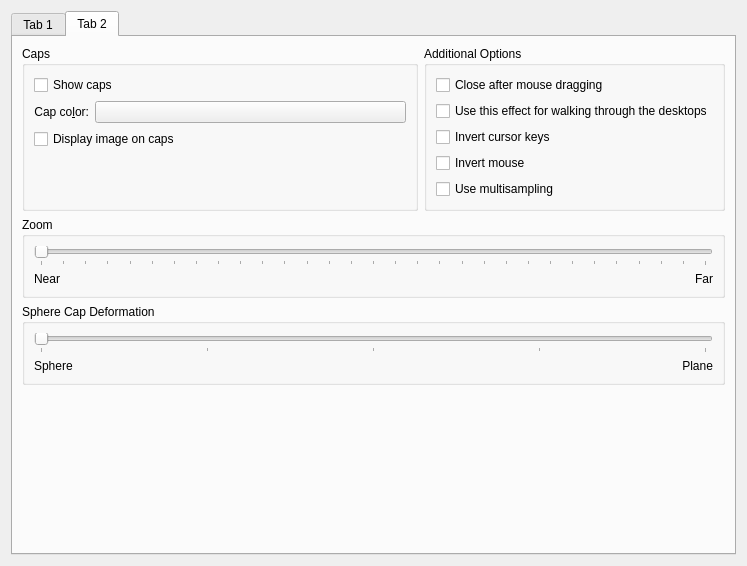
<?xml version="1.0" encoding="UTF-8"?>
<ui version="4.0">
 <class>KWin::CubeEffectConfigForm</class>
 <widget class="QWidget" name="KWin::CubeEffectConfigForm">
  <property name="geometry">
   <rect>
    <x>0</x>
    <y>0</y>
    <width>747</width>
    <height>566</height>
   </rect>
  </property>
  <layout class="QVBoxLayout">
   <item>
    <widget class="QTabWidget" name="tabWidget">
     <property name="currentIndex">
      <number>1</number>
     </property>
     <widget class="QWidget" name="tab">
      <attribute name="title">
       <string>Tab 1</string>
      </attribute>
      <layout class="QGridLayout" name="gridLayout_5">
       <item row="1" column="1">
        <widget class="QGroupBox" name="groupBox_5">
         <property name="title">
          <string>Background</string>
         </property>
         <layout class="QGridLayout" name="gridLayout">
          <item row="0" column="0">
           <widget class="QLabel" name="label_6">
            <property name="text">
             <string>&amp;Background color:</string>
            </property>
            <property name="alignment">
             <set>Qt::AlignRight|Qt::AlignTrailing|Qt::AlignVCenter</set>
            </property>
            <property name="buddy">
             <cstring>kcfg_BackgroundColor</cstring>
            </property>
           </widget>
          </item>
          <item row="0" column="1">
           <widget class="KColorButton" name="kcfg_BackgroundColor">
            <property name="sizePolicy">
             <sizepolicy hsizetype="Expanding" vsizetype="Fixed">
              <horstretch>0</horstretch>
              <verstretch>0</verstretch>
             </sizepolicy>
            </property>
           </widget>
          </item>
          <item row="1" column="0">
           <widget class="QLabel" name="label_3">
            <property name="text">
             <string>Wa&amp;llpaper:</string>
            </property>
            <property name="alignment">
             <set>Qt::AlignRight|Qt::AlignTrailing|Qt::AlignVCenter</set>
            </property>
            <property name="buddy">
             <cstring>kcfg_Wallpaper</cstring>
            </property>
           </widget>
          </item>
          <item row="1" column="1">
           <widget class="KUrlRequester" name="kcfg_Wallpaper">
            <property name="sizePolicy">
             <sizepolicy hsizetype="Expanding" vsizetype="Preferred">
              <horstretch>0</horstretch>
              <verstretch>0</verstretch>
             </sizepolicy>
            </property>
           </widget>
          </item>
         </layout>
        </widget>
       </item>
       <item row="3" column="0" colspan="2">
        <widget class="QGroupBox" name="groupBox_8">
         <property name="title">
          <string>Activation</string>
         </property>
         <layout class="QGridLayout" name="gridLayout_3">
          <item row="0" column="0" colspan="2">
           <widget class="KShortcutsEditor" name="editor">
            <property name="minimumSize">
             <size>
              <width>0</width>
              <height>200</height>
             </size>
            </property>
           </widget>
          </item>
         </layout>
        </widget>
       </item>
       <item row="0" column="0" rowspan="2">
        <widget class="QGroupBox" name="groupBox_7">
         <property name="title">
          <string>Appearance</string>
         </property>
         <layout class="QGridLayout" name="gridLayout_2">
          <item row="0" column="0" colspan="2">
           <widget class="QCheckBox" name="kcfg_DisplayDesktopName">
            <property name="text">
             <string>Display desktop name</string>
            </property>
           </widget>
          </item>
          <item row="1" column="0" colspan="2">
           <widget class="QCheckBox" name="kcfg_Reflection">
            <property name="text">
             <string>Reflection</string>
            </property>
           </widget>
          </item>
          <item row="3" column="0">
           <widget class="QLabel" name="label">
            <property name="text">
             <string>Rotat&amp;ion duration:</string>
            </property>
            <property name="alignment">
             <set>Qt::AlignRight|Qt::AlignTrailing|Qt::AlignVCenter</set>
            </property>
            <property name="buddy">
             <cstring>kcfg_RotationDuration</cstring>
            </property>
           </widget>
          </item>
          <item row="3" column="1">
           <widget class="QSpinBox" name="kcfg_RotationDuration">
            <property name="sizePolicy">
             <sizepolicy hsizetype="Expanding" vsizetype="Fixed">
              <horstretch>0</horstretch>
              <verstretch>0</verstretch>
             </sizepolicy>
            </property>
            <property name="minimumSize">
             <size>
              <width>100</width>
              <height>0</height>
             </size>
            </property>
            <property name="specialValueText">
             <string comment="Duration of rotation">Default</string>
            </property>
            <property name="maximum">
             <number>5000</number>
            </property>
            <property name="singleStep">
             <number>10</number>
            </property>
           </widget>
          </item>
          <item row="4" column="0" colspan="2">
           <spacer name="verticalSpacer_2">
            <property name="orientation">
             <enum>Qt::Vertical</enum>
            </property>
            <property name="sizeHint" stdset="0">
             <size>
              <width>20</width>
              <height>0</height>
             </size>
            </property>
           </spacer>
          </item>
          <item row="2" column="0" colspan="2">
           <widget class="QCheckBox" name="kcfg_ZOrdering">
            <property name="text">
             <string>Windows hover above cube</string>
            </property>
           </widget>
          </item>
         </layout>
        </widget>
       </item>
       <item row="0" column="1">
        <widget class="QGroupBox" name="groupBox_4">
         <property name="title">
          <string>Opacity</string>
         </property>
         <layout class="QGridLayout" name="gridLayout_6">
          <item row="1" column="0" colspan="2">
           <widget class="QSlider" name="kcfg_Opacity">
            <property name="minimumSize">
             <size>
              <width>200</width>
              <height>0</height>
             </size>
            </property>
            <property name="maximum">
             <number>100</number>
            </property>
            <property name="singleStep">
             <number>1</number>
            </property>
            <property name="value">
             <number>100</number>
            </property>
            <property name="orientation">
             <enum>Qt::Horizontal</enum>
            </property>
            <property name="tickPosition">
             <enum>QSlider::TicksBelow</enum>
            </property>
            <property name="tickInterval">
             <number>10</number>
            </property>
           </widget>
          </item>
          <item row="1" column="2">
           <widget class="QSpinBox" name="kcfg_OpacitySpin">
            <property name="minimumSize">
             <size>
              <width>75</width>
              <height>0</height>
             </size>
            </property>
            <property name="suffix">
             <string> %</string>
            </property>
            <property name="maximum">
             <number>100</number>
            </property>
            <property name="value">
             <number>100</number>
            </property>
           </widget>
          </item>
          <item row="2" column="0">
           <widget class="QLabel" name="label_4">
            <property name="text">
             <string>Transparent</string>
            </property>
           </widget>
          </item>
          <item row="2" column="1">
           <widget class="QLabel" name="label_5">
            <property name="text">
             <string>Opaque</string>
            </property>
            <property name="alignment">
             <set>Qt::AlignRight|Qt::AlignTrailing|Qt::AlignVCenter</set>
            </property>
           </widget>
          </item>
          <item row="3" column="0" colspan="3">
           <widget class="QCheckBox" name="kcfg_OpacityDesktopOnly">
            <property name="text">
             <string>Do not change opacity of windows</string>
            </property>
           </widget>
          </item>
         </layout>
        </widget>
       </item>
       <item row="4" column="0" colspan="2">
        <spacer name="verticalSpacer_3">
         <property name="orientation">
          <enum>Qt::Vertical</enum>
         </property>
         <property name="sizeHint" stdset="0">
          <size>
           <width>20</width>
           <height>40</height>
          </size>
         </property>
        </spacer>
       </item>
      </layout>
     </widget>
     <widget class="QWidget" name="tab_2">
      <attribute name="title">
       <string>Tab 2</string>
      </attribute>
      <layout class="QGridLayout" name="gridLayout_7">
       <item row="0" column="0" rowspan="2">
        <widget class="QGroupBox" name="groupBox_3">
         <property name="title">
          <string>Caps</string>
         </property>
         <layout class="QGridLayout" name="gridLayout_4">
          <item row="0" column="0" colspan="2">
           <widget class="QCheckBox" name="kcfg_Caps">
            <property name="text">
             <string>Show caps</string>
            </property>
           </widget>
          </item>
          <item row="1" column="0">
           <widget class="QLabel" name="capColorLabel">
            <property name="text">
             <string>Cap co&amp;lor:</string>
            </property>
            <property name="alignment">
             <set>Qt::AlignRight|Qt::AlignTrailing|Qt::AlignVCenter</set>
            </property>
            <property name="buddy">
             <cstring>kcfg_CapColor</cstring>
            </property>
           </widget>
          </item>
          <item row="1" column="1">
           <widget class="KColorButton" name="kcfg_CapColor">
            <property name="sizePolicy">
             <sizepolicy hsizetype="Expanding" vsizetype="Fixed">
              <horstretch>0</horstretch>
              <verstretch>0</verstretch>
             </sizepolicy>
            </property>
           </widget>
          </item>
          <item row="2" column="0" colspan="2">
           <widget class="QCheckBox" name="kcfg_TexturedCaps">
            <property name="text">
             <string>Display image on caps</string>
            </property>
           </widget>
          </item>
          <item row="3" column="0">
           <spacer name="verticalSpacer_4">
            <property name="orientation">
             <enum>Qt::Vertical</enum>
            </property>
            <property name="sizeHint" stdset="0">
             <size>
              <width>20</width>
              <height>40</height>
             </size>
            </property>
           </spacer>
          </item>
         </layout>
        </widget>
       </item>
       <item row="2" column="0" colspan="2">
        <widget class="QGroupBox" name="groupBox_2">
         <property name="title">
          <string>Zoom</string>
         </property>
         <layout class="QGridLayout" name="gridLayout_8">
          <item row="1" column="0">
           <widget class="QLabel" name="label_8">
            <property name="text">
             <string>Near</string>
            </property>
           </widget>
          </item>
          <item row="1" column="1">
           <widget class="QLabel" name="label_9">
            <property name="text">
             <string>Far</string>
            </property>
            <property name="alignment">
             <set>Qt::AlignRight|Qt::AlignTrailing|Qt::AlignVCenter</set>
            </property>
           </widget>
          </item>
          <item row="0" column="0" colspan="2">
           <widget class="QSlider" name="kcfg_ZPosition">
            <property name="toolTip">
             <string>Define how far away the object should appear</string>
            </property>
            <property name="maximum">
             <number>3000</number>
            </property>
            <property name="singleStep">
             <number>10</number>
            </property>
            <property name="pageStep">
             <number>100</number>
            </property>
            <property name="orientation">
             <enum>Qt::Horizontal</enum>
            </property>
            <property name="tickPosition">
             <enum>QSlider::TicksBelow</enum>
            </property>
            <property name="tickInterval">
             <number>100</number>
            </property>
           </widget>
          </item>
         </layout>
        </widget>
       </item>
       <item row="4" column="0" colspan="2">
        <spacer name="verticalSpacer">
         <property name="orientation">
          <enum>Qt::Vertical</enum>
         </property>
         <property name="sizeHint" stdset="0">
          <size>
           <width>20</width>
           <height>0</height>
          </size>
         </property>
        </spacer>
       </item>
       <item row="0" column="1" rowspan="2">
        <widget class="QGroupBox" name="groupBox_9">
         <property name="title">
          <string>Additional Options</string>
         </property>
         <layout class="QVBoxLayout" name="verticalLayout">
          <item>
           <widget class="QCheckBox" name="kcfg_CloseOnMouseRelease">
            <property name="toolTip">
             <string>If enabled the effect will be deactivated after rotating the cube with the mouse,
otherwise it will remain active</string>
            </property>
            <property name="text">
             <string>Close after mouse dragging</string>
            </property>
           </widget>
          </item>
          <item>
           <widget class="QCheckBox" name="kcfg_TabBox">
            <property name="text">
             <string>Use this effect for walking through the desktops</string>
            </property>
           </widget>
          </item>
          <item>
           <widget class="QCheckBox" name="kcfg_InvertKeys">
            <property name="text">
             <string>Invert cursor keys</string>
            </property>
           </widget>
          </item>
          <item>
           <widget class="QCheckBox" name="kcfg_InvertMouse">
            <property name="text">
             <string>Invert mouse</string>
            </property>
           </widget>
          </item>
          <item>
           <widget class="QCheckBox" name="kcfg_Multisampling">
            <property name="text">
             <string>Use multisampling</string>
            </property>
           </widget>
          </item>
         </layout>
        </widget>
       </item>
       <item row="3" column="0" colspan="2">
        <widget class="QGroupBox" name="capDeformationGroupBox">
         <property name="title">
          <string>Sphere Cap Deformation</string>
         </property>
         <layout class="QGridLayout" name="gridLayout_9">
          <item row="0" column="0" colspan="2">
           <widget class="QSlider" name="kcfg_CapDeformation">
            <property name="maximum">
             <number>100</number>
            </property>
            <property name="orientation">
             <enum>Qt::Horizontal</enum>
            </property>
            <property name="tickPosition">
             <enum>QSlider::TicksBelow</enum>
            </property>
            <property name="tickInterval">
             <number>25</number>
            </property>
           </widget>
          </item>
          <item row="1" column="0">
           <widget class="QLabel" name="capDeformationSphereLabel">
            <property name="text">
             <string>Sphere</string>
            </property>
           </widget>
          </item>
          <item row="1" column="1">
           <widget class="QLabel" name="capDeformationPlaneLabel">
            <property name="text">
             <string>Plane</string>
            </property>
            <property name="alignment">
             <set>Qt::AlignRight|Qt::AlignTrailing|Qt::AlignVCenter</set>
            </property>
           </widget>
          </item>
         </layout>
        </widget>
       </item>
      </layout>
     </widget>
    </widget>
   </item>
  </layout>
 </widget>
 <customwidgets>
  <customwidget>
   <class>KShortcutsEditor</class>
   <extends>QWidget</extends>
   <header>kshortcutseditor.h</header>
   <container>1</container>
  </customwidget>
  <customwidget>
   <class>KUrlRequester</class>
   <extends>QWidget</extends>
   <header>kurlrequester.h</header>
   <container>1</container>
  </customwidget>
  <customwidget>
   <class>KColorButton</class>
   <extends>QPushButton</extends>
   <header>kcolorbutton.h</header>
  </customwidget>
 </customwidgets>
 <tabstops>
  <tabstop>tabWidget</tabstop>
  <tabstop>kcfg_DisplayDesktopName</tabstop>
  <tabstop>kcfg_Reflection</tabstop>
  <tabstop>kcfg_ZOrdering</tabstop>
  <tabstop>kcfg_RotationDuration</tabstop>
  <tabstop>kcfg_Opacity</tabstop>
  <tabstop>kcfg_OpacitySpin</tabstop>
  <tabstop>kcfg_OpacityDesktopOnly</tabstop>
  <tabstop>kcfg_BackgroundColor</tabstop>
  <tabstop>kcfg_Wallpaper</tabstop>
  <tabstop>kcfg_Caps</tabstop>
  <tabstop>kcfg_CapColor</tabstop>
  <tabstop>kcfg_TexturedCaps</tabstop>
  <tabstop>kcfg_CloseOnMouseRelease</tabstop>
  <tabstop>kcfg_TabBox</tabstop>
  <tabstop>kcfg_InvertKeys</tabstop>
  <tabstop>kcfg_InvertMouse</tabstop>
  <tabstop>kcfg_ZPosition</tabstop>
  <tabstop>kcfg_CapDeformation</tabstop>
 </tabstops>
 <resources/>
 <connections>
  <connection>
   <sender>kcfg_OpacitySpin</sender>
   <signal>valueChanged(int)</signal>
   <receiver>kcfg_Opacity</receiver>
   <slot>setValue(int)</slot>
   <hints>
    <hint type="sourcelabel">
     <x>727</x>
     <y>85</y>
    </hint>
    <hint type="destinationlabel">
     <x>611</x>
     <y>88</y>
    </hint>
   </hints>
  </connection>
  <connection>
   <sender>kcfg_Opacity</sender>
   <signal>valueChanged(int)</signal>
   <receiver>kcfg_OpacitySpin</receiver>
   <slot>setValue(int)</slot>
   <hints>
    <hint type="sourcelabel">
     <x>611</x>
     <y>88</y>
    </hint>
    <hint type="destinationlabel">
     <x>727</x>
     <y>85</y>
    </hint>
   </hints>
  </connection>
 </connections>
</ui>
